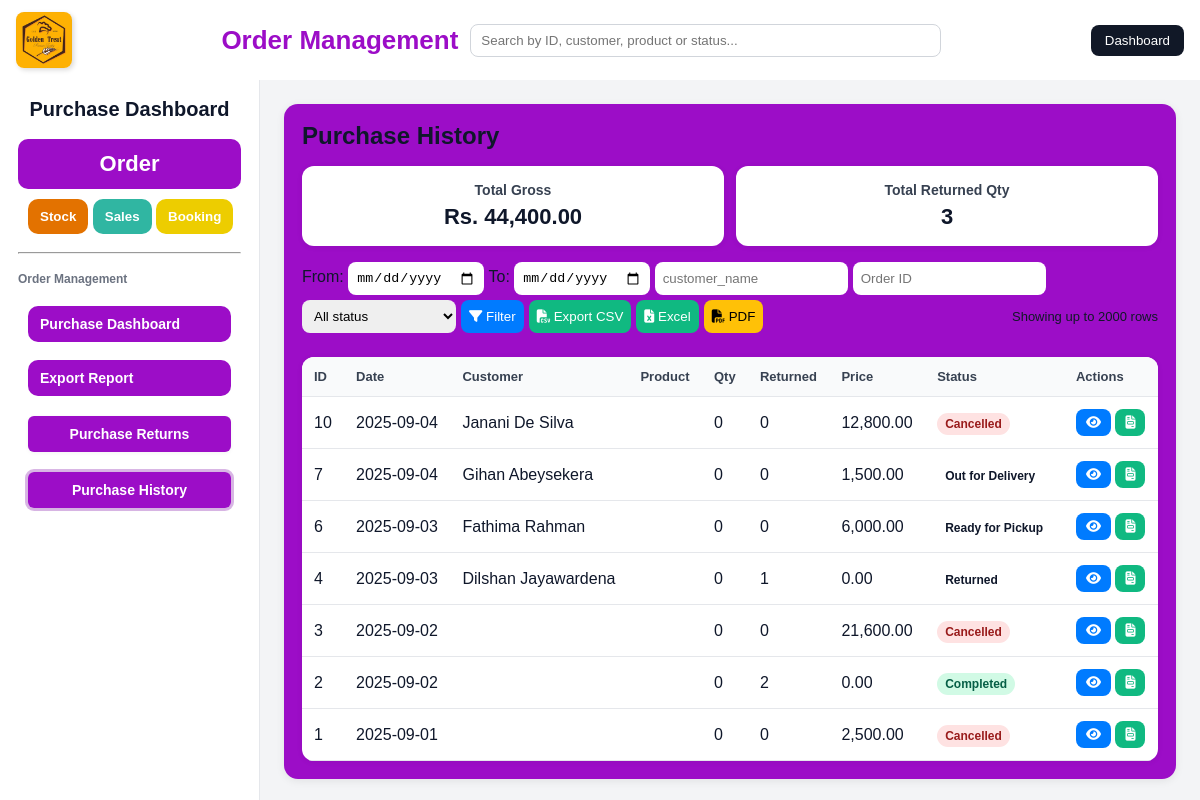
The page /bakehouse/order/purchase_history.php on the database its author committed.
### tables this page shows
CREATE TABLE `orders` (
  `id` int(11) NOT NULL AUTO_INCREMENT,
  `order_number` varchar(64) DEFAULT NULL,
  `user_id` int(11) DEFAULT NULL,
  `order_date` date NOT NULL,
  `session_id` varchar(255) DEFAULT NULL,
  `customer_name` varchar(100) NOT NULL,
  `customer_email` varchar(255) NOT NULL,
  `product` varchar(100) NOT NULL,
  `quantity` int(11) NOT NULL DEFAULT 1,
  `original_quantity` int(11) NOT NULL DEFAULT 0,
  `price` decimal(10,2) NOT NULL DEFAULT 0.00,
  `total_amount` decimal(10,2) NOT NULL DEFAULT 0.00,
  `original_price` decimal(10,2) NOT NULL DEFAULT 0.00,
  `status` varchar(60) NOT NULL DEFAULT 'Order Received',
  `created_at` timestamp NOT NULL DEFAULT current_timestamp(),
  `updated_at` timestamp NOT NULL DEFAULT current_timestamp() ON UPDATE current_timestamp(),
  `customer_phone` varchar(32) DEFAULT NULL,
  `order_summary` longtext DEFAULT NULL,
  `deleted_at` datetime DEFAULT NULL,
  `deleted_by` int(11) DEFAULT NULL,
  PRIMARY KEY (`id`)
);

### bakehouse/order/purchase_history.php (the view, shortened to what this page needs)
<?php
$host = "localhost";
$user = "root";
$pass = "";
$db   = "golden_treat";
$conn = new mysqli($host, $user, $pass, $db);
$conn->set_charset('utf8mb4');
$from = isset($_GET['from']) && $_GET['from'] !== '' ? trim($_GET['from']) : '';
$to   = isset($_GET['to'])   && $_GET['to']   !== '' ? trim($_GET['to'])   : '';
$customer_name = isset($_GET['customer_name']) ? trim($_GET['customer_name']) : '';
$order_id = isset($_GET['order_id']) && $_GET['order_id'] !== '' ? (int)$_GET['order_id'] : 0;
$limit = 2000;
$whereSql = '';
$sql = "
SELECT
    o.id,
    o.order_date,
    o.customer_name,
    GROUP_CONCAT(oi.product_name SEPARATOR ', ') AS product,
    SUM(oi.quantity) AS quantity,
    o.total_amount AS price,
    o.status,
    COALESCE(r.sum_qty, 0) AS returned_qty
FROM orders o
LEFT JOIN order_items oi ON o.id = oi.order_id
LEFT JOIN (
    SELECT order_id, SUM(quantity) AS sum_qty
    FROM returns
    GROUP BY order_id
) r ON r.order_id = o.id
{$whereSql}
GROUP BY o.id
ORDER BY o.order_date DESC, o.id DESC
LIMIT {$limit}
";
$stmt = $conn->prepare($sql);
$stmt->execute();
$res = $stmt->get_result();
$rows = $res->fetch_all(MYSQLI_ASSOC);
$totalGross = 0.0;
$totalReturnedQty = 0;
foreach ($rows as $r) {
    $price = (float)($r['price'] ?? 0.0);
    $ret = (int)($r['returned_qty'] ?? 0);
    $totalGross += $price;
    $totalReturnedQty += $ret;
}
?>
<!DOCTYPE html>
<html lang="en">
<head>
  <link rel="stylesheet" href="css/purchase_history.css">
  <link rel="stylesheet" href="https://cdnjs.cloudflare.com/ajax/libs/font-awesome/6.6.0/css/all.min.css"/>
</head>
<body>
  <div class="header">
    <div class="header-left"><img src="logo.jpg" alt="Logo" /></div>
    <div class="header-middle">
      <div class="header-middle-title">Order Management</div>
      <div class="search-bar"><input id="globalSearch" type="text" placeholder="Search by ID, customer, product or status..." /></div>
    </div>
    <div class="header-right">
      <button class="role-btn" onclick="window.location.href='index.html'">Dashboard</button>
    </div>
  </div>
  <div class="layout">
    <aside class="sidebar">
      <h1>Purchase Dashboard</h1>
      <nav>
        <button class="salesbtn" disabled>Order</button>
        <div class="otherbtn">
          <button class="Sbtn" onclick="window.location.href='stoke.html'">Stock</button>
          <button class="Ubtn" onclick="window.location.href='sales.html'">Sales</button>
          <button class="Bbtn" onclick="window.location.href='booking.html'">Booking</button>
        </div>
        <hr />
        <p class="muted">Order Management</p>
        <div class="salebtn">
          <button class="tab-btn" onclick="window.location.href='order.php'">Purchase Dashboard</button>
          <button class="tab-btn" onclick="window.location.href='order.php#sales-export'">Export Report</button>
          <button type="button" class="orderhistory" onclick="window.location.href='purchase_returns.php'">Purchase Returns</button>
          <button type="button" class="orderhistory active" onclick="window.location.href='purchase_history.php'">Purchase History</button>
        </div>
      </nav>
    </aside>
    <main class="free-area">
      <section class="panel active">
        <div class="content">
          <h2>Purchase History</h2>
          <div class="cards" style="grid-template-columns: repeat(2, 1fr);">
            <div class="card">
              <h3>Total Gross</h3>
              <p>Rs. <?= number_format($totalGross, 2) ?></p>
            </div>
            <div class="card">
              <h3>Total Returned Qty</h3>
              <p><?= (int)$totalReturnedQty ?></p>
            </div>
          </div>
          <div class="toolbar">
            <form method="get" class="filter-bar">
              <label>From:
                <input type="date" name="from" placeholder="Start date" value="<?= htmlspecialchars($from ? substr($from, 0, 10) : '') ?>" />
              </label>
              <label>To:
                <input type="date" name="to" placeholder="End date" value="<?= htmlspecialchars($to ? substr($to, 0, 10) : '') ?>" />
              </label>
              <input type="text" name="customer_name" placeholder="customer_name" value="<?= htmlspecialchars($customer_name) ?>" />
              <input type="number" name="order_id" placeholder="Order ID" value="<?= ($order_id ? (int)$order_id : '') ?>" />
              <select name="status">
                <option value="">All status</option>
              </select>
              <button class="btn" type="submit"><i class="fa-solid fa-filter"></i> Filter</button>
              <button class="btn secondary" id="exportCsv" type="button"><i class="fa-solid fa-file-csv"></i> Export CSV</button>
              <div class="muted" style="margin-left:auto;align-self:center">Showing up to <?= $limit ?> rows</div>
            </form>
          </div>
          <div class="table-wrap" style="margin-top:8px;">
            <table id="historyTable">
              <thead>
                <tr>
                  <th>ID</th>
                  <th>Date</th>
                  <th>Customer</th>
                  <th>Product</th>
                  <th>Qty</th>
                  <th>Returned</th>
                  <th>Price</th>
                  <th>Status</th>
                  <th>Actions</th>
                </tr>
              </thead>
              <tbody id="ordersTable">
                <?php if (empty($rows)): ?>
                  <tr><td colspan="9" style="text-align:center;padding:18px">No purchases found for these filters</td></tr>
                <?php else: foreach ($rows as $r): ?>
                  <tr data-status="<?= htmlspecialchars(strtolower($r['status'])) ?>">
                    <td class="col-id"><?= (int)$r['id'] ?></td>
                    <td><?= htmlspecialchars($r['order_date'] ? $r['order_date'] : 'N/A') ?></td>
                    <td><?= htmlspecialchars($r['customer_name']) ?></td>
                    <td><?= htmlspecialchars($r['product']) ?></td>
                    <td><?= (int)$r['quantity'] ?></td>
                    <td><?= (int)$r['returned_qty'] ?></td>
                    <td><?= number_format((float)$r['price'], 2) ?></td>
                    <td><span class="badge <?= htmlspecialchars(str_replace(' ', '', $r['status'])) ?>"><?= htmlspecialchars($r['status']) ?></span></td>
                    <td class="row-actions">
                      <button class="viewBtn" type="button"
                        data-id="<?= htmlspecialchars($r['id']) ?>"
                        data-order-date="<?= htmlspecialchars($r['order_date'] ? $r['order_date'] : 'N/A') ?>"
                        data-customer_name="<?= htmlspecialchars($r['customer_name']) ?>"
                        data-product="<?= htmlspecialchars($r['product']) ?>"
                        data-quantity="<?= (int)$r['quantity'] ?>"
                        data-price="<?= htmlspecialchars(number_format((float)$r['price'], 2, '.', '')) ?>"
                        data-returned="<?= (int)$r['returned_qty'] ?>"
                        data-status="<?= htmlspecialchars($r['status']) ?>">
                        <i class="fa-solid fa-eye"></i>
                      </button>
                      <button class="invoiceBtn" type="button"
                        data-id="<?= htmlspecialchars($r['id']) ?>"
                        data-order-date="<?= htmlspecialchars($r['order_date'] ? $r['order_date'] : 'N/A') ?>"
                        data-customer_name="<?= htmlspecialchars($r['customer_name']) ?>"
                        data-product="<?= htmlspecialchars($r['product']) ?>"
                        data-quantity="<?= (int)$r['quantity'] ?>"
                        data-price="<?= htmlspecialchars(number_format((float)$r['price'], 2, '.', '')) ?>"
                        data-returned="<?= (int)$r['returned_qty'] ?>"
                        data-status="<?= htmlspecialchars($r['status']) ?>">
                        <i class="fa-solid fa-file-invoice"></i>
                      </button>
                    </td>
                  </tr>
                <?php endforeach; endif; ?>
              </tbody>
            </table>
          </div>
        </div>
      </section>
    </main>
  </div>
</body>
</html>

### rows shown on the page
orders: id "10", order_date "2025-09-04", customer_name "Janani De Silva", quantity "0", returned_qty "0", total_amount "12,800.00", status "Cancelled"
orders: id "7", order_date "2025-09-04", customer_name "Gihan Abeysekera", quantity "0", returned_qty "0", total_amount "1,500.00", status "Out for Delivery"
orders: id "6", order_date "2025-09-03", customer_name "Fathima Rahman", quantity "0", returned_qty "0", total_amount "6,000.00", status "Ready for Pickup"
orders: id "4", order_date "2025-09-03", customer_name "Dilshan Jayawardena", quantity "0", returned_qty "1", total_amount "0.00", status "Returned"
orders: id "3", order_date "2025-09-02", quantity "0", returned_qty "0", total_amount "21,600.00", status "Cancelled"
orders: id "2", order_date "2025-09-02", quantity "0", returned_qty "2", total_amount "0.00", status "Completed"
orders: id "1", order_date "2025-09-01", quantity "0", returned_qty "0", total_amount "2,500.00", status "Cancelled"

### other values the page prints
$totalGross "44,400.00"
$totalReturnedQty "3"
$limit "2000"
